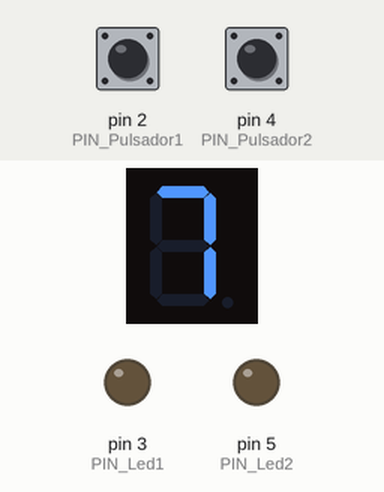
Recording of a sketch running on a simulated Arduino Uno, built with avr-gcc and run on an emulated ATmega328P. Shown: 1-digit seven-segment display, output pins drawn as LEDs (lit = HIGH). Wiring (inferred from the names in the program): 1-digit 7-segment display, segments lit when LOW: segments pin 7, pin 8, pin 9, pin 10, pin 11, pin 12, pin 13. The test bench sets the inputs (shaded band); at power-on: pin 2 (PIN_Pulsador1) LOW, pin 4 (PIN_Pulsador2) LOW. The segment pins are drawn as the display they are named for; pins used as bus, display or sensor lines are not drawn.

Above: at 8.1 s.
18.1 s: pin 2 (PIN_Pulsador1) pulled HIGH for 3 s
At 20.8 s:
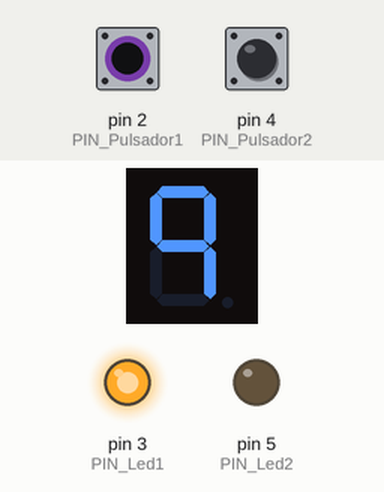
28.1 s: pin 4 (PIN_Pulsador2) pulled HIGH for 3 s
At 30.8 s:
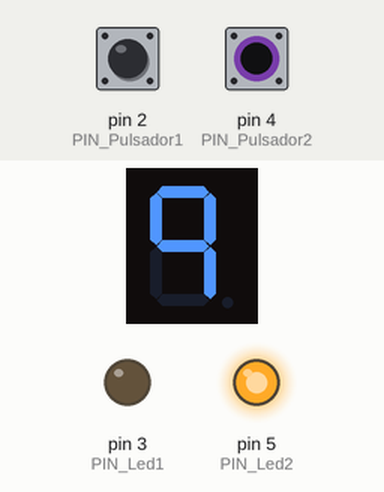
Timing chart, 0 to 32.3 s (numbered marks = the images above; inputs shaded):
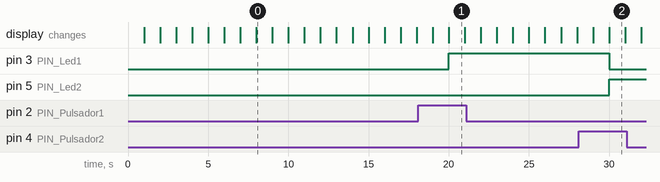

The sketch:

SieteSegmentosCounter_Delay.ino
```cpp
//LABORATORIO #1

int PIN_Pulsador1 = 2;
int PIN_Pulsador2 = 4;
int PIN_Led1 = 3;
int PIN_Led2 = 5;

//Pines del display de 7 segmentos
int PIN_a = 7;
int PIN_b = 8;
int PIN_c = 9;
int PIN_d = 10;
int PIN_e = 11;
int PIN_f = 12;
int PIN_g = 13;
const long interval = 1000;
int digitoDisplay = 0;

byte seven_seg_display[10][7] = {
  {0,0,0,0,0,0,1},
  {1,0,0,1,1,1,1},
  {0,0,1,0,0,1,0},
  {0,0,0,0,1,1,0},
  {1,0,0,1,1,0,0},
  {0,1,0,0,1,0,0},
  {0,1,0,0,0,0,0},
  {0,0,0,1,1,1,1},
  {0,0,0,0,0,0,0},
  {0,0,0,1,1,0,0}
};

void setup() {
  pinMode(PIN_Pulsador1, INPUT);
  pinMode(PIN_Pulsador2, INPUT);
  pinMode(PIN_Led1, OUTPUT);
  pinMode(PIN_Led2, OUTPUT);

  // Asignación de las salidas display 7 segmentos
  pinMode(PIN_a, OUTPUT);
  pinMode(PIN_b, OUTPUT);
  pinMode(PIN_c, OUTPUT);
  pinMode(PIN_d, OUTPUT);
  pinMode(PIN_e, OUTPUT);
  pinMode(PIN_f, OUTPUT);
  pinMode(PIN_g, OUTPUT);
}

void loop() {
  runPushButton();
  runCounterDelay();
}

void mostrarDisplay(byte digito)
{
  byte pin = (byte) PIN_a;
  for (byte segCount = 0; segCount < 7; segCount++)
  {
    digitalWrite(pin, seven_seg_display[digito][segCount]);
    pin++;
  }
}

void runCounterDelay()
{
    for (byte i = 0; i < 10; i++)
    {
     delay(interval);
     mostrarDisplay(i);
    }
}

void runPushButton()
{
  int estadoPulsador1 = digitalRead(PIN_Pulsador1);
  int estadoPulsador2 = digitalRead(PIN_Pulsador2);

  if (estadoPulsador1 == HIGH)
  {
    digitalWrite(PIN_Led1, HIGH);
    digitalWrite(PIN_Led2, LOW);
  }

  if(estadoPulsador2 == HIGH)
  {
    digitalWrite(PIN_Led1, LOW);
    digitalWrite(PIN_Led2, HIGH);
  }
}
```

Measured:
- after the input at 18.1 s, pin 3 (PIN_Led1): LOW → HIGH after 1.9 s
- after the input at 28.1 s, pin 3 (PIN_Led1): HIGH → LOW after 1.9 s; pin 5 (PIN_Led2): LOW → HIGH after 1.9 s
- what the display in image 0 shows lasts 1.0 s, from 8.0 s to 9.0 s
